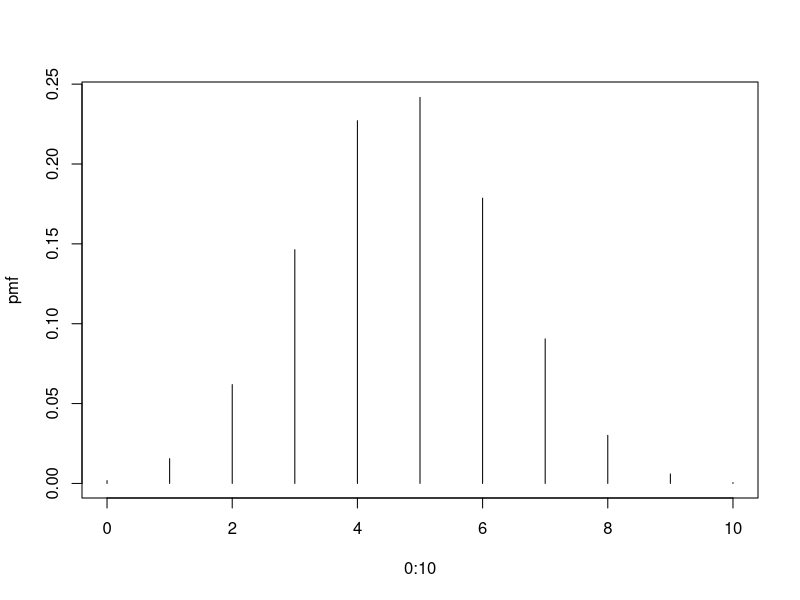
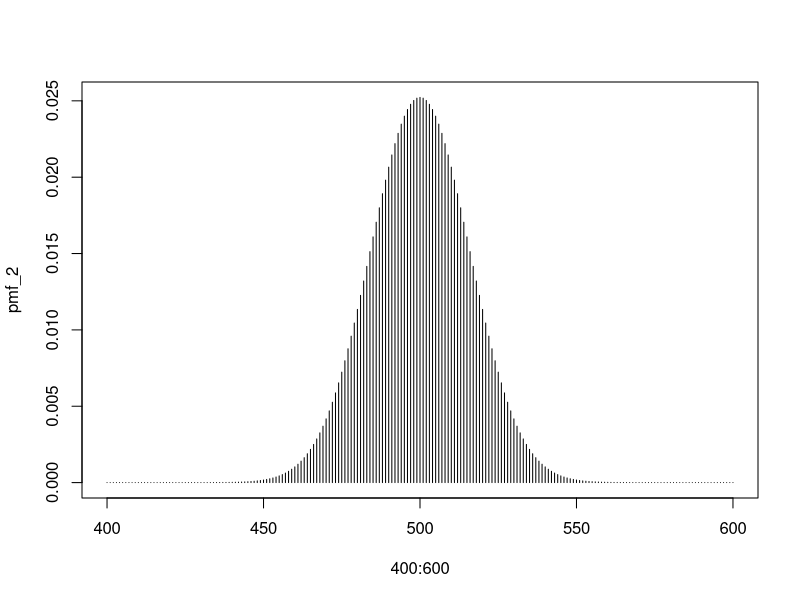
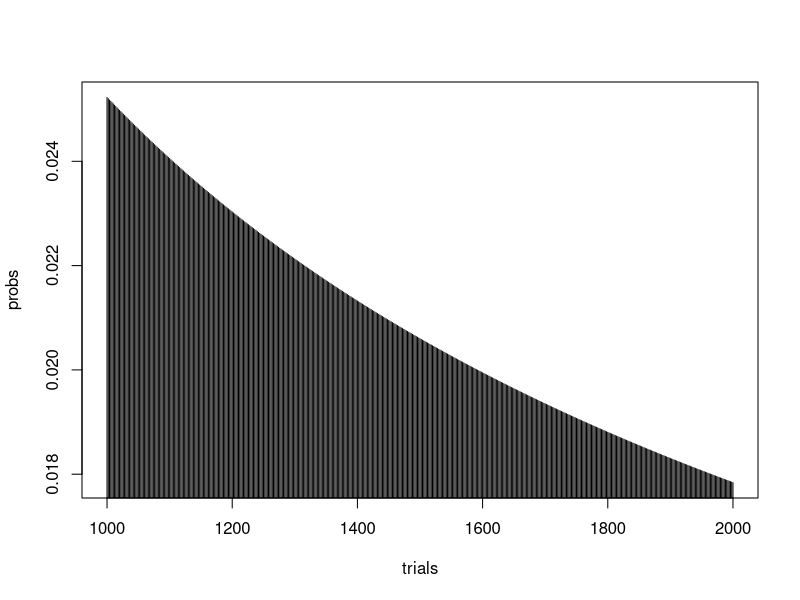

Source code (R) for these figures, in order:
# question 2
# (text | not texting)

p <- 0.47
n <- 10
# probability mass function
# a list of probabilities for all possible values
pmf <- dbinom(0:10, 10, 0.47)
plot(0:10, pmf, type='h')

# expected value
sum(pmf * n)

# question 3
pmf_2 <- dbinom(400:600, 1000, 0.5)
plot(400:600, pmf_2, type='h')

# question 4
n <- 10
p <- 0.25
# binomial
# probability of 5 questions correctly
dbinom(5, 10, 0.25)

# probability of six or more
sum(dbinom(6:10, 10, 0.25))

# question 5
# n > 0
trials <- seq(1000, 2000,2)
successes <- trials / 2
probs <- dbinom(successes, trials, 0.5)
plot(trials, probs, type = 'h')
